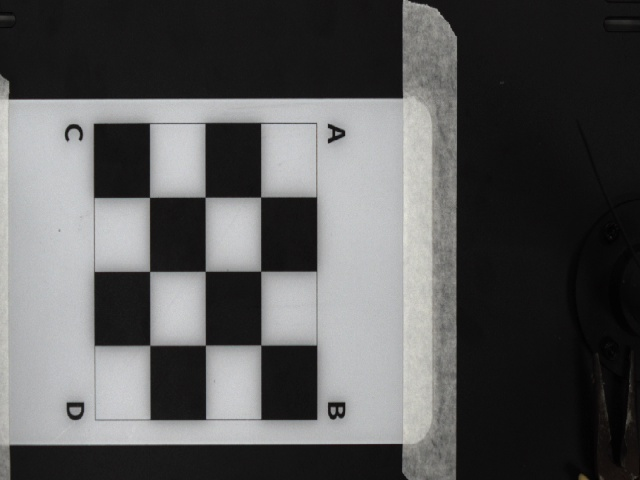
#> input picture calibration_image.jpg, 640 x 480 px, given in place of the camera
$ jupyter execute 13_sc_best_lidar_grasp_v13_new.ipynb   (text cells are left out)
#> lines starting #> are read from the running program, lines starting #| are printed output that depends on the picture; after the words box and inside, x2 and y2 are one past the last pixel; in counts of white or black regions, pixels touching at a corner belong together
[cell 1]
import cv2
import numpy as np
import time
import socket
import serial

print("✓ Imports (v13 - No YOLO required)")

[cell 2]
ROBOT_IP = '192.168.1.6'
ESP32_PORT = 'COM9'
ESP32_BAUDRATE = 115200
CAMERA_ID = 2

HOMOGRAPHY_MATRIX = np.load('homography_matrix.npy')
#> (reads homography_matrix.npy from the repository)

print("✓ Hardware config")

[cell 3]
# === CALIBRATED VALUES ===
PIXELS_PER_MM = 2.7703

# === Robot R Rotation ===
ROBOT_R_OFFSET = -25.55

# === Z Heights ===
Z_FLOOR = -64
#Z_MEASURE = 195 # ใช้อันนี้ได้
Z_MEASURE = 120


# === v13: LIDAR Configuration ===
# Physical offset = ระยะจริงจาก LIDAR ถึง gripper
LIDAR_PHYSICAL_OFFSET = 60  # mm (ค่าจริงที่วัดได้)

# Correction = ค่าแก้ไข LIDAR error (60 - 39 = 21)
LIDAR_CORRECTION = -21  # mm

# LIDAR XY Offset
LIDAR_X_OFFSET = 25.08
LIDAR_Y_OFFSET = 20.71

# === v13: Height-based Correction ===
#HEIGHT_CORRECTION_FACTOR = 0.15  # 15%
#HEIGHT_CORRECTION_FACTOR = 0.10  # 10% (หรือ 0.05 ถ้าต้องการขึ้นมากกว่านี้)
HEIGHT_CORRECTION_FACTOR = 0.18

# === Drop Position ===
DROP_POS = (169.71, 58.01, -17.07, 13.78)

# === Gripper ===
GRIPPER_MAX_WIDTH_MM = 54
GRIPPER_OPEN_MARGIN_MM = 5
GRIPPER_GRIP_MARGIN_MM = 5

# === Detection ===
MIN_OBJECT_AREA = 800
MAX_OBJECT_AREA = 50000

print("✓ Configuration v13")
print(f"   LIDAR: Physical={LIDAR_PHYSICAL_OFFSET}mm, Correction={LIDAR_CORRECTION}mm")
print(f"   Height Correction: {HEIGHT_CORRECTION_FACTOR*100:.0f}%")

[cell 4]
class SmartGripperController:
    """Gripper + LIDAR Controller (v13)"""
    CALIB_ANGLES = np.array([22, 30, 40, 50, 60, 70, 80, 90, 96])
    CALIB_WIDTHS = np.array([54.0, 52.0, 48.0, 40.0, 32.0, 23.0, 12.0, 3.0, 0.0])

    def __init__(self, port='COM9', baudrate=115200):
        self.port = port
        self.baudrate = baudrate
        self.serial = None
        self.target_width = None

    def connect(self):
        try:
            self.serial = serial.Serial(self.port, self.baudrate, timeout=2)
            time.sleep(2)
            self.serial.reset_input_buffer()
            print(f"✅ Gripper+LIDAR on {self.port}")
            return True
        except Exception as e:
            print(f"❌ {e}")
            return False

    def disconnect(self):
        if self.serial:
            self.serial.close()
            self.serial = None

    # [5 lines left out: function send_command, not called in this run]

    def mm_to_angle(self, width_mm):
        width = max(0.0, min(54.0, width_mm))
        return int(round(np.interp(width, self.CALIB_WIDTHS[::-1], self.CALIB_ANGLES[::-1])))

    # [44 lines left out: functions open_for_object, grip_object, release, read_lidar, not called in this run]

print("✓ SmartGripperController class")

[cell 5]
class DobotControllerTCP:
    def __init__(self, homography_matrix=None, r_offset=-25.55):
        self.dashboard_port = 29999
        self.sock = None
        self.H = homography_matrix
        self.r_offset = r_offset

    def connect(self, ip):
        try:
            self.sock = socket.socket(socket.AF_INET, socket.SOCK_STREAM)
            self.sock.settimeout(5)
            self.sock.connect((ip, self.dashboard_port))
            self.send_command("ClearError()")
            time.sleep(0.5)
            self.send_command("EnableRobot()")
            time.sleep(4)
            self.send_command("User(1)")
            self.send_command("Tool(1)")
            self.send_command("SpeedFactor(50)")
            print("✅ Robot connected!")
            return True
        except Exception as e:
            print(f"Error: {e}")
            return False

    def send_command(self, cmd):
#> further down, frame is the input picture: shape (480, 640, 3); mean B, G, R 87.3, 87.1, 87
        if self.sock:
            self.sock.send((cmd + "\n").encode("utf-8"))
            return self.sock.recv(1024).decode("utf-8")

    def home(self):
        print("🤖 HOME...")
        self.send_command("MovJ(-253.07, 115.17, -17.07, -62.78)")
        time.sleep(4)

    # [4 lines left out: function move_to, not called in this run]

    def move_to_and_wait(self, x, y, z, r=0, wait=3):
        self.move_to(x, y, z, r)
        time.sleep(wait)

    # [4 lines left out: function joint_move, not called in this run]

    def joint_move_and_wait(self, j1=0, j2=0, j3=0, j4=0, wait=3):
        self.joint_move(j1, j2, j3, j4)
        time.sleep(wait)

    # [5 lines left out: function pixel_to_robot, not called in this run]

    def camera_angle_to_robot_r(self, camera_angle):
        return self.r_offset - camera_angle

print("✓ DobotControllerTCP class")

[cell 6]
class ObjectDetectorV13:
    """v13: Universal Color + Edge Detection (No YOLO)"""

    def __init__(self, pixels_per_mm):
        self.ppm = pixels_per_mm

    def detect(self, frame):
        """Detect objects using saturation-based + edge detection"""
        objects = []

        # Method 1: Saturation-based (detect ANY colored object)
        sat_objects = self._detect_by_saturation(frame)
        objects.extend(sat_objects)

        # Method 2: Edge detection as fallback
        if len(objects) == 0:
            edge_objects = self._detect_by_edge(frame)
            objects.extend(edge_objects)

        # Remove duplicates
        objects = self._remove_duplicates(objects)

        return objects

    def _detect_by_saturation(self, frame):
        """Detect ANY colored object by saturation (ทุกสี)"""
        objects = []
        hsv = cv2.cvtColor(frame, cv2.COLOR_BGR2HSV)
#> hsv: shape (480, 640, 3); mean H, S, V 44.5, 4.9, 88

        # Get saturation channel
        h, s, v = cv2.split(hsv)
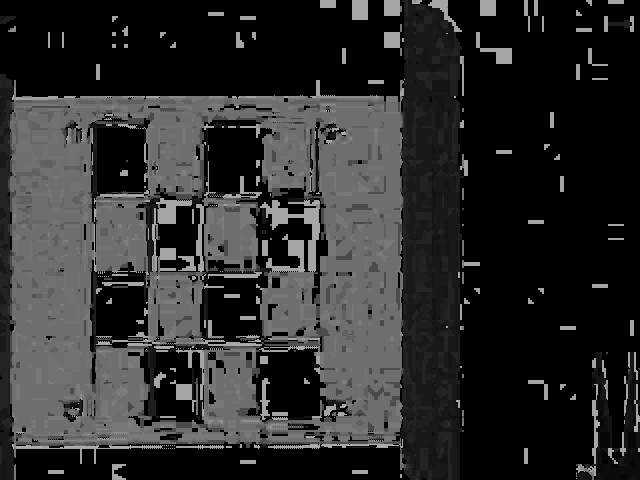
#> h: shape (480, 640); min 0, max 177, mean 44.5
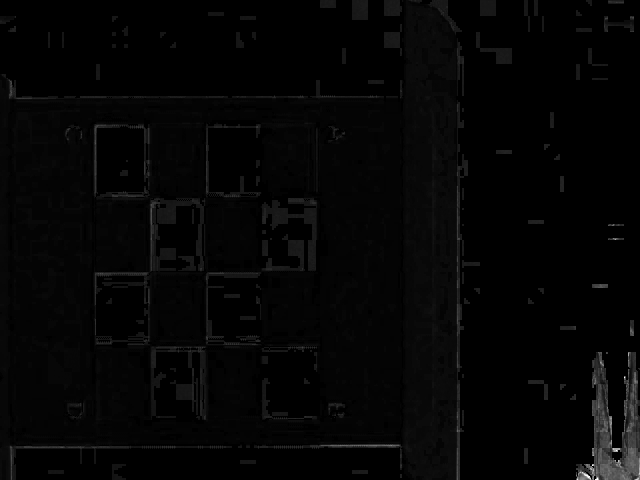
#> s: shape (480, 640); min 0, max 255, mean 4.9

        # Threshold on saturation (colored objects have high saturation)
        _, sat_mask = cv2.threshold(s, 50, 255, cv2.THRESH_BINARY)
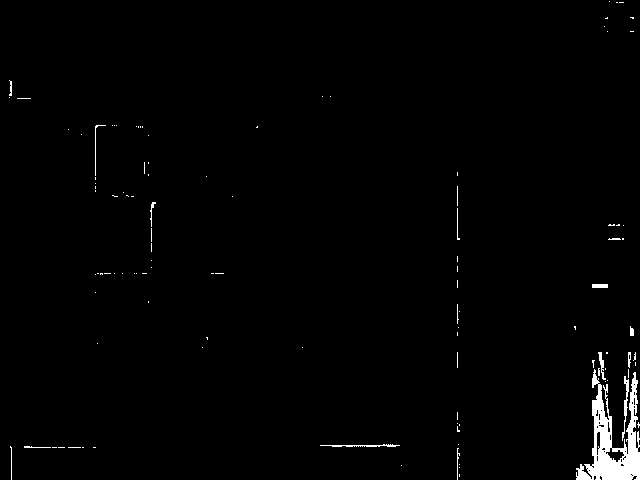
#> sat_mask: shape (480, 640); 1.3% white; 111 white regions (94 under 20 px), largest, box (x1, y1, x2, y2) and area: (576, 369, 640, 480) 2905, (622, 376, 629, 441) 150, (320, 444, 400, 447) 131

        # Also detect dark objects (low value)
        _, dark_mask = cv2.threshold(v, 80, 255, cv2.THRESH_BINARY_INV)
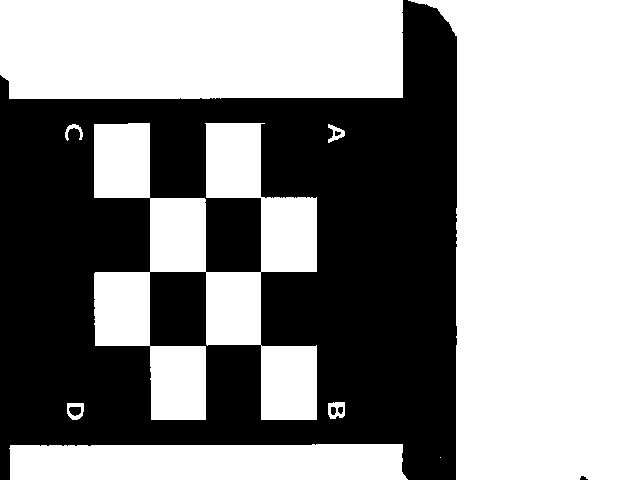
#> dark_mask: shape (480, 640); 57.2% white; 6 black regions, box (x1, y1, x2, y2) and area: (0, 0, 457, 480) 131401, (69, 407, 81, 416) 87, (331, 407, 336, 415) 36, (338, 407, 343, 414) 29, (335, 131, 341, 136) 22, (580, 476, 588, 480) 22

        # Combine masks
        combined_mask = cv2.bitwise_or(sat_mask, dark_mask)
#> combined_mask: shape (480, 640); 57.2% white; 5 black regions, box (x1, y1, x2, y2) and area: (0, 0, 457, 480) 131401, (69, 407, 81, 416) 87, (331, 407, 336, 415) 36, (338, 407, 343, 414) 29, (335, 131, 341, 136) 22

        # Morphology cleanup
        kernel = np.ones((5, 5), np.uint8)
        combined_mask = cv2.morphologyEx(combined_mask, cv2.MORPH_OPEN, kernel)
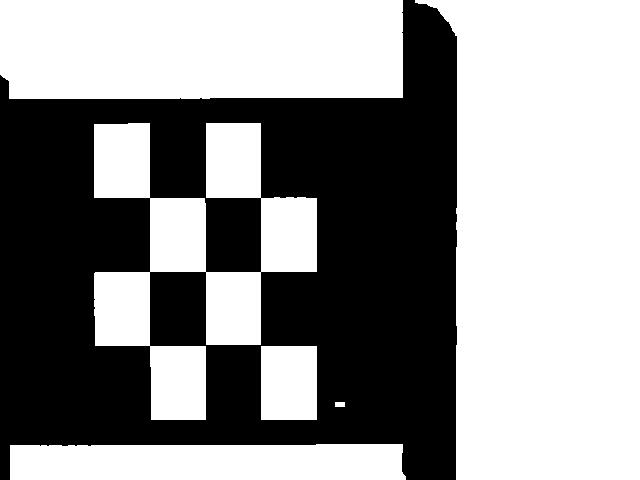
#> combined_mask: shape (480, 640); 57% white; 1 black region, box (x1, y1, x2, y2) and area: (0, 0, 457, 480) 132230
        combined_mask = cv2.morphologyEx(combined_mask, cv2.MORPH_CLOSE, kernel)
#> combined_mask: shape (480, 640); 57% white; 1 black region

        # Find contours
        contours, _ = cv2.findContours(combined_mask, cv2.RETR_EXTERNAL, cv2.CHAIN_APPROX_SIMPLE)
#> contours = 6 contours; box (x1, y1, x2, y2) and area: (415, 0, 640, 480) 87934, (0, 0, 403, 99) 39022, (94, 123, 317, 420) 27920, (10, 444, 406, 480) 13403, (261, 346, 317, 420) 4015, (335, 402, 345, 407) 36

        for cnt in contours:
            area = cv2.contourArea(cnt)
            if MIN_OBJECT_AREA < area < MAX_OBJECT_AREA:
                obj = self._contour_to_object(cnt, 'color')
                if obj:
                    objects.append(obj)
#> this loop made 6 passes
#> (cnt, area, hull in _contour_to_object, rect in _contour_to_object, cx in _contour_to_object, cy in _contour_to_object, w in _contour_to_object, h in _contour_to_object) on pass 3: ([[261, 346], [261, 419], [316, 419], [316, 346]], 4015, [[316, 346], [316, 419], [261, 419], [261, 346]], ((288.5, 382.5), (73, 55), -90), 288.5, 382.5, 73, 55)
#> (area, rect in _contour_to_object, cx in _contour_to_object, cy in _contour_to_object, w in _contour_to_object, h in _contour_to_object, x in _contour_to_object, y in _contour_to_object) on passes 1, 4, 6: (13403, ((207.5, 461.5), (35, 395), -90), 207.5, 461.5, 35, 395, 10, 444), (27919.5, ((205, 271), (296, 222), -90), 205, 271, 296, 222, 94, 123), (39022, ((201, 49), (98, 402), -90), 201, 49, 98, 402, 0, 0)
#> after the loop, objects = 4 items

        return objects

    # [22 lines left out: function _detect_by_edge, not called in this run]

    def _contour_to_object(self, cnt, method):
        """Convert contour to object dict"""
        hull = cv2.convexHull(cnt)
        rect = cv2.minAreaRect(hull)
        (cx, cy), (w, h), angle = rect

        x, y, bw, bh = cv2.boundingRect(cnt)

        return {
            'bbox': (x, y, bw, bh),
            'center': (int(cx), int(cy)),
            'rect': rect,
            'contour': hull,
            'area': cv2.contourArea(hull),
            'method': method
        }

    def _remove_duplicates(self, objects, min_dist=30):
        """Remove objects too close together"""
#> called with min_dist = 30
        if len(objects) <= 1:
            return objects

        unique = []
        for obj in sorted(objects, key=lambda o: o['area'], reverse=True):
            cx, cy = obj['center']
            is_dup = False
            for u in unique:
                ux, uy = u['center']
                if np.sqrt((cx-ux)**2 + (cy-uy)**2) < min_dist:
                    is_dup = True
                    break
            if not is_dup:
                unique.append(obj)
#> this loop made 4 passes
#> (cx, cy) on passes 1 to 4: (205, 271), (201, 48), (207, 461), (288, 382)
#> after the loop, unique = 4 items

        return unique

print("✓ ObjectDetectorV13 (Saturation + Edge - All Colors)")

[cell 7]
class PCAGraspSelector:
    def __init__(self, pixels_per_mm):
        self.ppm = pixels_per_mm

    # [51 lines left out: functions analyze_object, _fallback, _normalize, not called in this run]

print("✓ PCAGraspSelector class")

[cell 8]
gripper = SmartGripperController(port=ESP32_PORT, baudrate=ESP32_BAUDRATE)
robot = DobotControllerTCP(homography_matrix=HOMOGRAPHY_MATRIX, r_offset=ROBOT_R_OFFSET)
detector = ObjectDetectorV13(PIXELS_PER_MM)
grasp_selector = PCAGraspSelector(PIXELS_PER_MM)
print("✓ Components initialized (v13)")

[cell 9]
print("="*60)
print("🤖 Connecting to Robot and Gripper+LIDAR...")
print("="*60)

gripper.connect()
robot.connect(ROBOT_IP)
robot.home()

print("✅ Ready!")

[cell 10]
selected_object = None
selected_grasp = None
current_grasps = []
detected_objects = []

# [26 lines left out: functions mouse_callback, draw_grasps, not called in this run]

[cell 11]
# update ค่่าาาาาาาาาาาาาาเพื่อเทสๆ1234
HEIGHT_CORRECTION_FACTOR = 0.115

[cell 12]
# [96 lines left out: function pick_with_lidar_v13, not called in this run]

[cell 13]
# Main loop
cap = cv2.VideoCapture(CAMERA_ID)
cv2.namedWindow('Pick v13')
cv2.setMouseCallback('Pick v13', mouse_callback)

print("="*60)
print("🎯 PICK v13 (Improved Detection + LIDAR Correction)")
print("Click=Select | SPACE=Execute | H=Home | C=Reconnect | Q=Quit")
print("="*60)

while cap.isOpened():
    ret, frame = cap.read()
    if not ret: break

    detected_objects = detector.detect(frame)
#> detected_objects = 4 items

    display = frame.copy()
    for obj in detected_objects:
        x, y, w, h = obj['bbox']
        is_sel = (selected_object and obj['center'] == selected_object['center'])
        color = (0, 0, 255) if is_sel else (0, 255, 0)
        cv2.rectangle(display, (x, y), (x+w, y+h), color, 2)
        cv2.putText(display, obj.get('method', ''), (x, y-5),
                    cv2.FONT_HERSHEY_SIMPLEX, 0.4, color, 1)
#> this loop made 4 passes
#> (x, y, w, h) on passes 1 to 4: (94, 123, 223, 297), (0, 0, 403, 99), (10, 444, 396, 36), (261, 346, 56, 74)
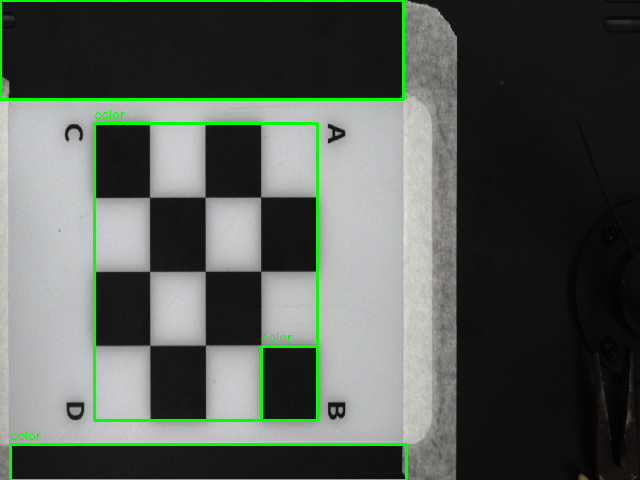
#> display: shape (480, 640, 3); 2.6% of pixels changed, all inside (x1, y1, x2, y2) = (0, 0, 408, 480)

    if selected_object and current_grasps:
        draw_grasps(display, current_grasps, selected_grasp)

    cv2.rectangle(display, (0, 0), (640, 35), (30, 30, 30), -1)
    cv2.putText(display, f"v13 | Obj:{len(detected_objects)} | SPACE | H | Q",
               (10, 25), cv2.FONT_HERSHEY_SIMPLEX, 0.45, (255, 255, 255), 1)
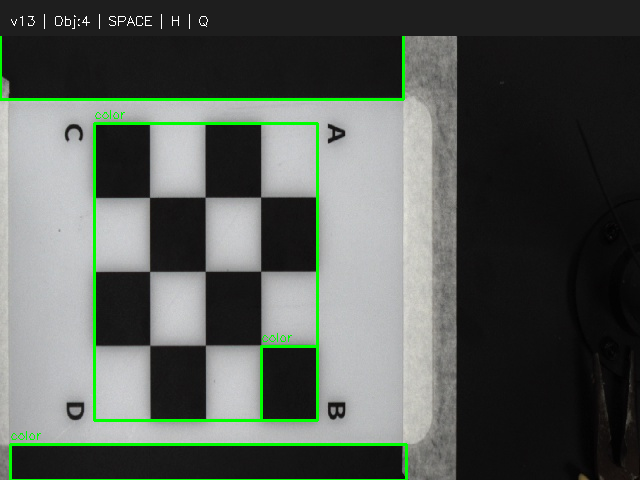
#> display: shape (480, 640, 3); mean B, G, R 85.1, 90.8, 84.8

    if selected_grasp:
        cv2.putText(display, f"[W={selected_grasp['width_mm']:.1f}mm - SPACE]",
                   (10, 470), cv2.FONT_HERSHEY_SIMPLEX, 0.5, (0, 0, 255), 2)

    cv2.imshow('Pick v13', display)

    key = cv2.waitKey(1) & 0xFF
#> (key q is pressed here)
    if key == ord('q'): break
    elif key == ord('r'):
        selected_object = None
        selected_grasp = None
        current_grasps = []
    elif key == ord('h'):
        robot.home()
    elif key == ord(' ') and selected_object and selected_grasp:
        pick_with_lidar_v13(selected_object, selected_grasp)
        selected_object = None
        selected_grasp = None
        current_grasps = []
    elif key == ord('c'):
        # Reconnect all (clear error)
        print("\n🔄 Reconnecting...")

        # 1. Reconnect gripper+LIDAR
        try:
            gripper.disconnect()
        except:
            pass
        time.sleep(1)
        gripper.connect()

        # 2. Reconnect robot
        try:
            robot.sock.close()
        except:
            pass
        time.sleep(1)
        robot.connect(ROBOT_IP)

        # 3. Home
        robot.home()

        # 4. Reset selection
        selected_object = None
        selected_grasp = None
        current_grasps = []

        print("✅ Reconnected! Ready to continue.")

cap.release()
cv2.destroyAllWindows()
gripper.disconnect()
